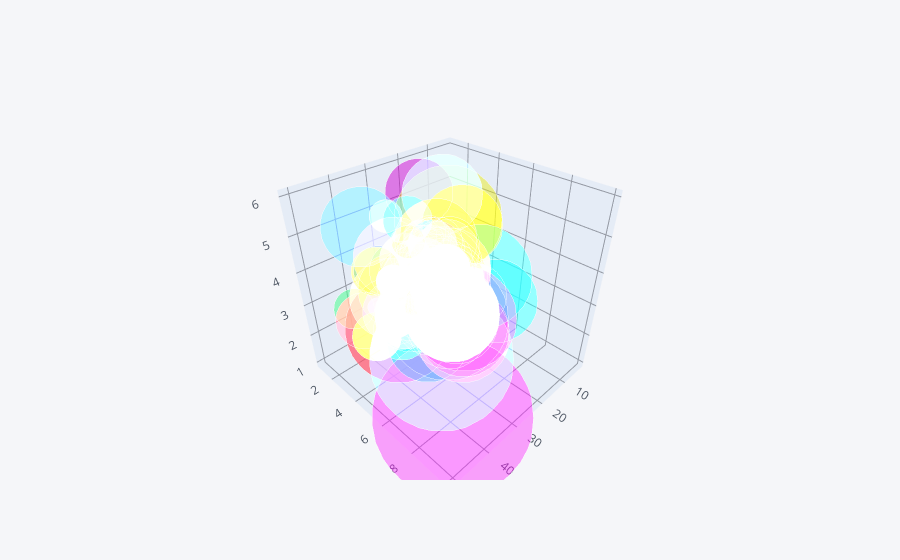

Notebook code cell kept with this figure:
### Code cell
tip.iplot(kind='bubble3d', x = 'total_bill', y= 'tip',z = 'size',size='tip')

### Figure 1 — Plotly figure (JSON) as saved in the notebook; plotly's stock layout.template omitted (floating-point values rounded to 4 significant figures; data arrays with more than 128 entries replaced by an {"elided": "..."} marker saying what was removed)
{"data": [{"marker": {"color": {"elided": "244 str values"}, "opacity": 0.8, "size": {"elided": "244 int values"}, "symbol": "circle"}, "mode": "markers", "text": {"elided": "244 str values"}, "type": "scatter3d", "x": {"elided": "244 float values"}, "y": {"elided": "244 float values"}, "z": {"elided": "244 int values"}}], "layout": {"legend": {"bgcolor": "#F5F6F9", "font": {"color": "#4D5663"}}, "paper_bgcolor": "#F5F6F9", "plot_bgcolor": "#F5F6F9", "scene": {"xaxis": {"gridcolor": "#9499A3", "showgrid": true, "tickfont": {"color": "#4D5663"}, "title": {"font": {"color": "#4D5663"}, "text": ""}, "zerolinecolor": "#9499A3"}, "yaxis": {"gridcolor": "#9499A3", "showgrid": true, "tickfont": {"color": "#4D5663"}, "title": {"font": {"color": "#4D5663"}, "text": ""}, "zerolinecolor": "#9499A3"}, "zaxis": {"gridcolor": "#9499A3", "showgrid": true, "tickfont": {"color": "#4D5663"}, "title": {"font": {"color": "#4D5663"}, "text": ""}, "zerolinecolor": "#9499A3"}}, "title": {"font": {"color": "#4D5663"}}}}
